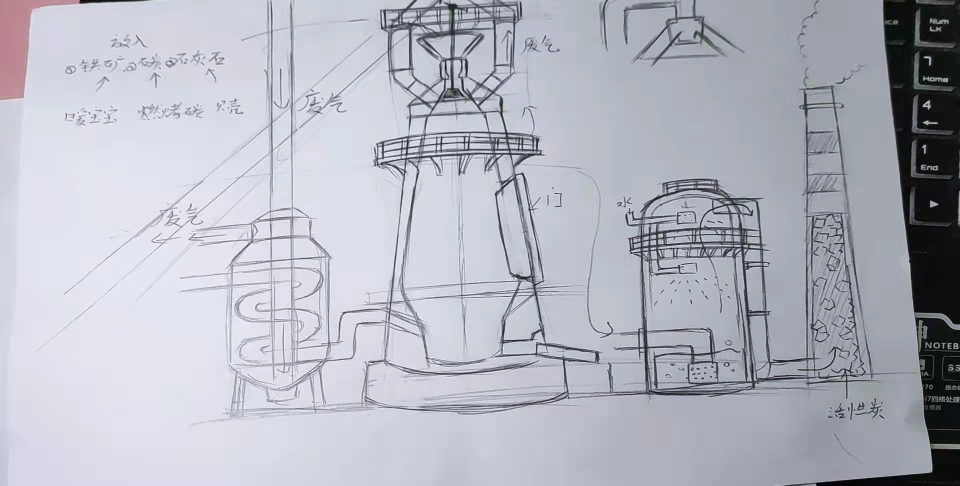
#> input picture _src/img/Beyond/furnace1.jpg, 1920 x 971 px (shown at 1/2 size); its folder holds only this picture in this run
$ python optimize_images.py
#> lines starting #> are read from the running program, lines starting #| are printed output that depends on the picture
#!/usr/bin/env python3
# -*- coding: utf-8 -*-
"""
Regenerate assets/img/ from the originals in _src/img/.

Images are organised one folder per project:

    _src/img/MGDP/main.jpg  ->  assets/img/MGDP/main-{sm,md,lg}.jpg

Every still becomes three progressive JPEGs — 640w, 1100w and 1800w — which is
what picture() in build.py emits as a srcset. GIFs are re-encoded smaller if
that actually helps, and kept as GIFs.

`main` is the convention for a project's headline image: build.py uses
<dir>/main as the thumbnail on the home page.

Folders whose name starts with "_" are skipped — that is where images for
disabled projects are parked, so they cost nothing in the deployed site.

    python3 _src/optimize_images.py
"""
import os, shutil
from PIL import Image, ImageOps, ImageSequence, ImageFile

ImageFile.LOAD_TRUNCATED_IMAGES = True
Image.MAX_IMAGE_PIXELS = None

ROOT = os.path.dirname(os.path.dirname(os.path.abspath(__file__)))
SRC  = os.path.join(ROOT, "_src", "img")
OUT  = os.path.join(ROOT, "assets", "img")
SIZES = {"lg": 1800, "md": 1100, "sm": 640}
STILL = {".jpg", ".jpeg", ".png", ".webp", ".bmp", ".tif", ".tiff"}


def sources():
    """Yield (relative_dir, filename) for every image outside a _-prefixed folder."""
    for dirpath, dirnames, filenames in os.walk(SRC):
        dirnames[:] = sorted(d for d in dirnames if not d.startswith("_"))
        rel = os.path.relpath(dirpath, SRC)
        rel = "" if rel == "." else rel
        if any(part.startswith("_") for part in rel.split(os.sep) if part):
            continue
        for fn in sorted(filenames):
            if os.path.splitext(fn)[1].lower() in STILL | {".gif"}:
                yield rel, fn


def flatten(im):
    """EXIF-rotate, and composite transparency onto white (diagrams assume it)."""
    im = ImageOps.exif_transpose(im)
    if im.mode in ("RGBA", "LA", "P"):
        im = im.convert("RGBA")
        bg = Image.new("RGB", im.size, (255, 255, 255))
        bg.paste(im, mask=im.split()[-1])
        return bg
    return im.convert("RGB")


def do_gif(src, dest):
    im = Image.open(src)
    w, h = im.size
    scale = min(1.0, 480 / w)
    best = None
    tmp = dest + ".tmp.gif"
    for step, colors in [(2, 96), (2, 64), (3, 64), (3, 48)]:
        frames, durs, acc = [], [], 0
        for i, f in enumerate(ImageSequence.Iterator(im)):
            d = f.info.get("duration", 80)
            if i % step:
                acc += d
                continue
            fr = f.convert("RGB")
            if scale < 1.0:
                fr = fr.resize((int(w * scale), int(h * scale)), Image.LANCZOS)
            frames.append(fr.convert("P", palette=Image.ADAPTIVE, colors=colors))
            durs.append(d + acc)
            acc = 0
        frames[0].save(tmp, format="GIF", save_all=True, append_images=frames[1:],
                       duration=durs, loop=0, optimize=True)
        if best is None or os.path.getsize(tmp) < best:
            best = os.path.getsize(tmp)
            shutil.copy(tmp, dest)
        if best < 1_400_000:
            break
    os.remove(tmp)
    if os.path.getsize(dest) >= os.path.getsize(src):
        shutil.copy(src, dest)


def main():
    expected = set()
    total_in = total_out = 0

    for rel, fn in sources():
        base, ext = os.path.splitext(fn)
        src = os.path.join(SRC, rel, fn)
        outdir = os.path.join(OUT, rel)
        os.makedirs(outdir, exist_ok=True)
        total_in += os.path.getsize(src)

        if ext.lower() == ".gif":
            dest = os.path.join(outdir, fn)
            do_gif(src, dest)
            made = os.path.getsize(dest)
            expected.add(os.path.relpath(dest, OUT))
        else:
            im = flatten(Image.open(src))
#> in flatten, im is the input picture: PIL image 1920x971 RGB; mean R, G, B 179.5, 182, 192.2
            made = 0
            for tag, maxw in SIZES.items():
                scale = min(1.0, maxw / im.width)
                r = im.resize((int(im.width * scale), int(im.height * scale)),
                              Image.LANCZOS) if scale < 1.0 else im
                dest = os.path.join(outdir, f"{base}-{tag}.jpg")
                r.save(dest, "JPEG", quality=84 if tag == "lg" else 82,
                       optimize=True, progressive=True, subsampling=1)
                made += os.path.getsize(dest)
                expected.add(os.path.relpath(dest, OUT))
#> this loop made 3 passes
#> pass 2, in main, `r = im.resize((int(im.width * scale), int(im.height * scale)), Image.L..`:
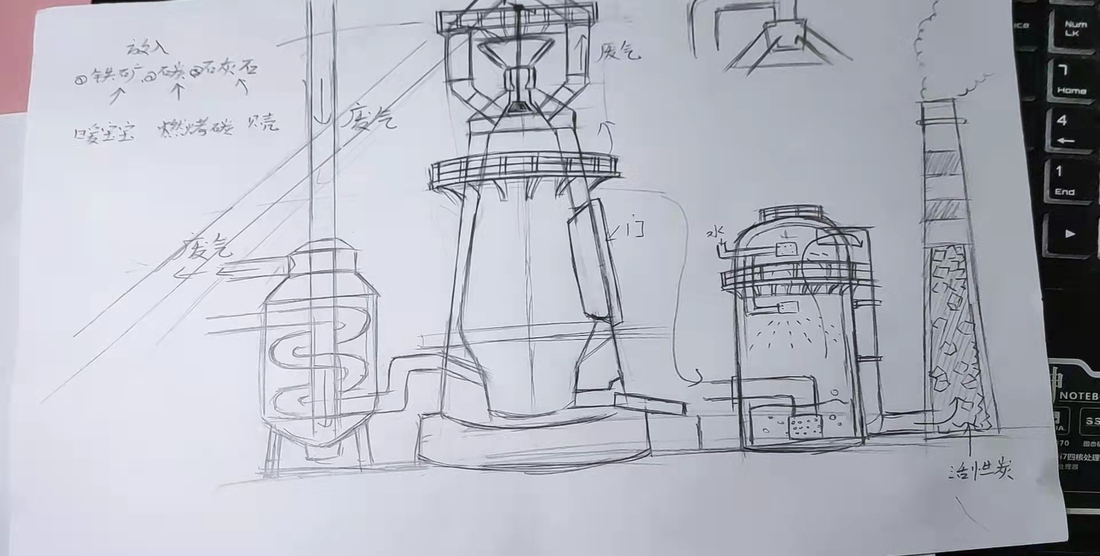
#> r: PIL image 1100x556 RGB; mean R, G, B 179.5, 182, 192.2
#> after the loop, expected = 3 items; made = 289635
        total_out += made
#> total_out = 289635
        label = os.path.join(rel, fn) if rel else fn
        print(f"  {label:<38} {os.path.getsize(src)//1024:>6}KB -> {made//1024:>6}KB")
#|   Beyond/furnace1.jpg                       593KB ->    282KB
#> pass 2 of the loop in main, `for rel, fn in sources():`:
#> total_in = 826780
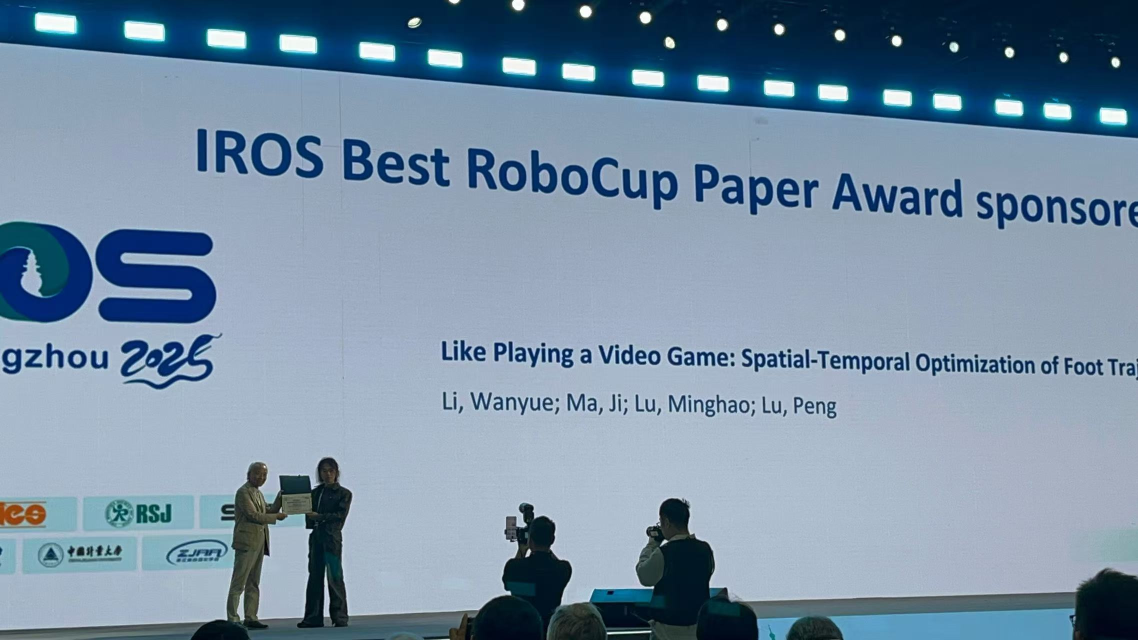
#> input picture _src/img/Football/award.jpg, 2276 x 1280 px (shown at 1/2 size)
#> in flatten, im is the input picture: PIL image 2276x1280 RGB; mean R, G, B 120.2, 143.2, 164.3
#> the loop in main, `for tag, maxw in SIZES.items():` made 3 passes
#> made on passes 1 to 3: 201988, 285068, 321130
#> pass 2, in main, `r = im.resize((int(im.width * scale), int(im.height * scale)), Image.L..`:
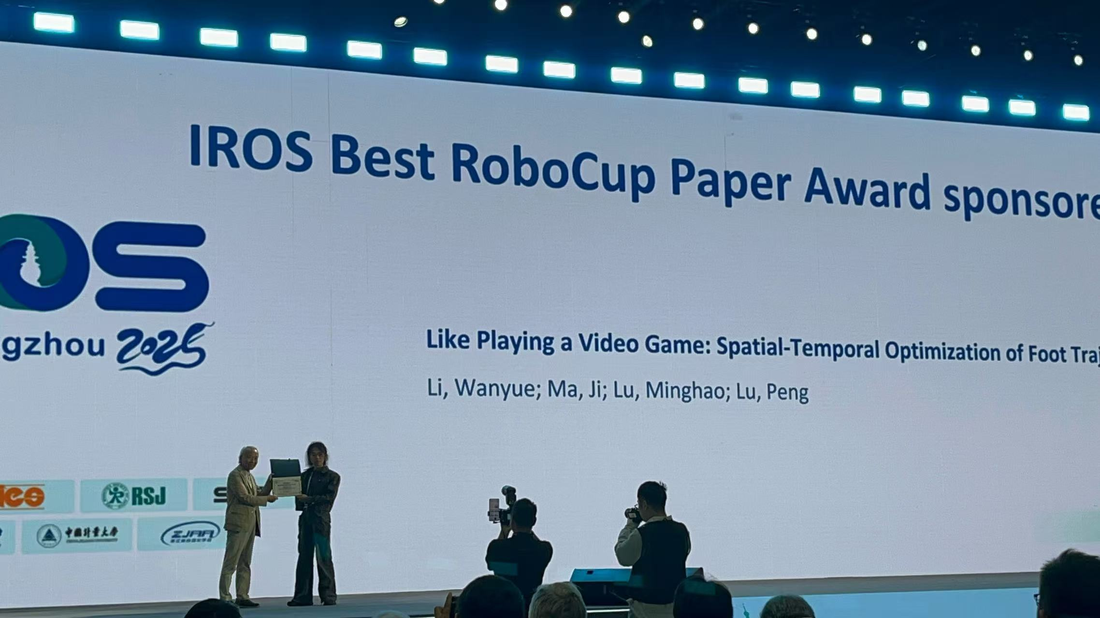
#> r: PIL image 1100x618 RGB; mean R, G, B 120.2, 143.2, 164.3
#> after the loop in main, `for tag, maxw in SIZES.items():`: expected = 6 items; made = 321130
#> total_out = 610765
#|   Football/award.jpg                        214KB ->    313KB

    # drop anything in OUT with no surviving source
    for dirpath, _, filenames in os.walk(OUT, topdown=False):
        for fn in filenames:
            p = os.path.relpath(os.path.join(dirpath, fn), OUT)
            if p not in expected:
                os.remove(os.path.join(OUT, p))
                print(f"  removed orphan {p}")
        if dirpath != OUT and not os.listdir(dirpath):
            os.rmdir(dirpath)
            print(f"  removed empty {os.path.relpath(dirpath, OUT)}/")
#|   removed empty Beyond/
#> pass 2 of the loop in main, `for dirpath, _, filenames in os.walk(OUT, topdown=False):`:
#|   removed empty Football/

    print(f"\nTOTAL {total_in//1024}KB -> {total_out//1024}KB")
#| TOTAL 807KB -> 596KB


if __name__ == "__main__":
    main()
